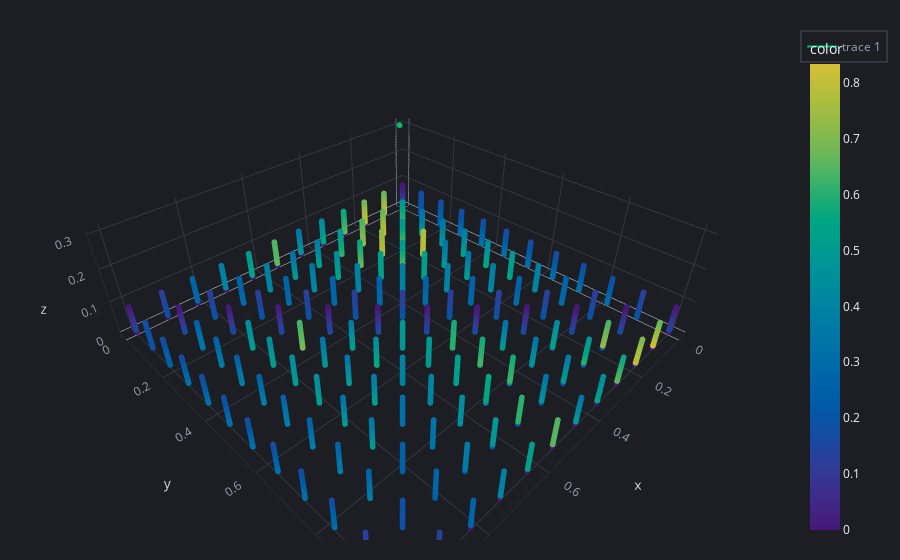

Notebook cell for this chart:
### Code cell
import plotly.graph_objects as go
fig = px.scatter_3d(x=xx, y=yy, z=zz, color=xyz_dists.min(axis=1))
fig.add_trace(go.Scatter3d(x=sols[:, 0], y=sols[:, 1], z=sols[:, 2]))
fig.update_traces(marker=dict(size=2))

### Figure 1 — Plotly figure (JSON) as saved in the notebook; plotly's stock layout.template omitted (floating-point values rounded to 4 significant figures; data arrays with more than 128 entries replaced by an {"elided": "..."} marker saying what was removed)
{"data": [{"hovertemplate": "x=%{x}<br>y=%{y}<br>z=%{z}<br>color=%{marker.color}<extra></extra>", "legendgroup": "", "marker": {"color": {"elided": "1728 float values"}, "coloraxis": "coloraxis", "size": 2, "symbol": "circle"}, "mode": "markers", "name": "", "scene": "scene", "showlegend": false, "type": "scatter3d", "x": {"elided": "1728 float values"}, "y": {"elided": "1728 float values"}, "z": {"elided": "1728 float values"}}, {"marker": {"size": 2}, "type": "scatter3d", "x": [0.01389], "y": [0], "z": [0.3056]}], "layout": {"coloraxis": {"colorbar": {"title": {"text": "color"}}, "colorscale": [[0, "#461878"], [0.06667, "#3f2a89"], [0.1333, "#313b97"], [0.2, "#154ba1"], [0.2667, "#005aa6"], [0.3333, "#0066a8"], [0.4, "#0073a7"], [0.4667, "#0080a3"], [0.5333, "#008e9b"], [0.6, "#009a91"], [0.6667, "#00a680"], [0.7333, "#2fb06c"], [0.8, "#67b75a"], [0.8667, "#8fbb49"], [0.9333, "#b3be3b"], [1, "#d5bf36"]]}, "legend": {"tracegroupgap": 0}, "scene": {"domain": {"x": [0, 1], "y": [0, 1]}, "xaxis": {"title": {"text": "x"}}, "yaxis": {"title": {"text": "y"}}, "zaxis": {"title": {"text": "z"}}}}}
